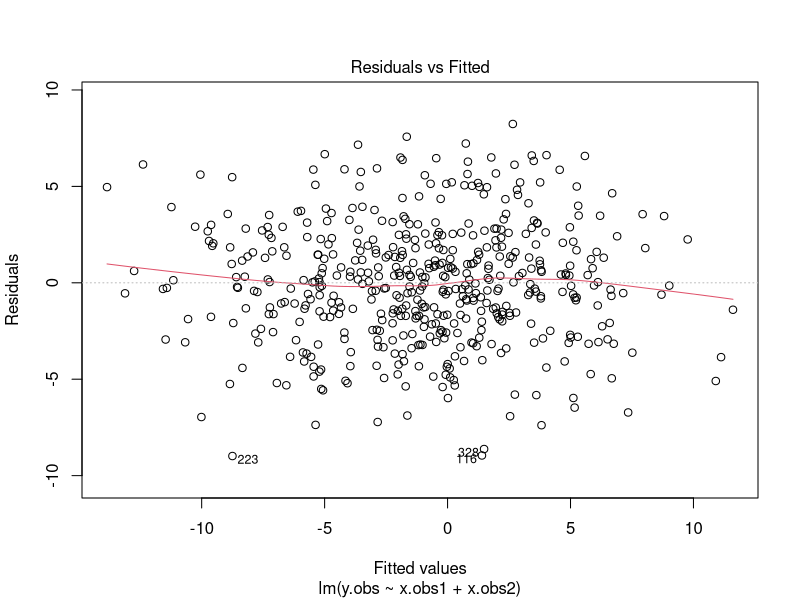
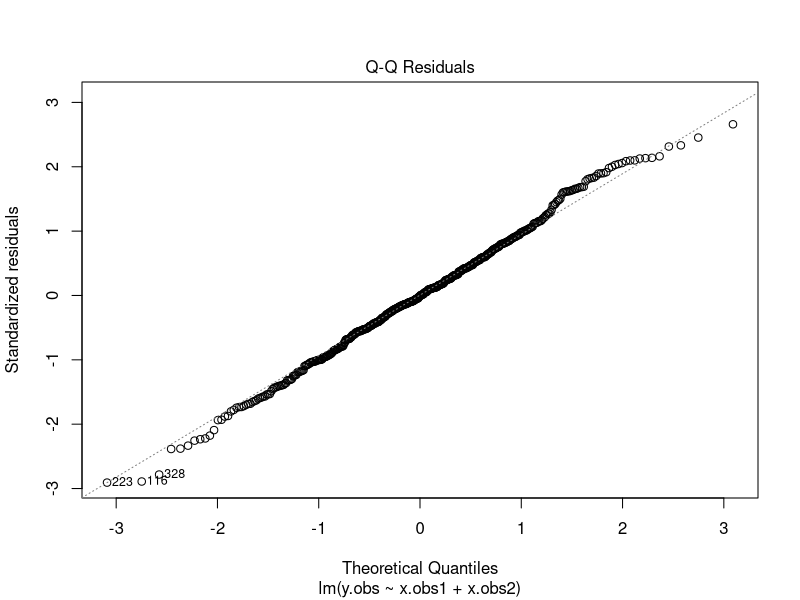
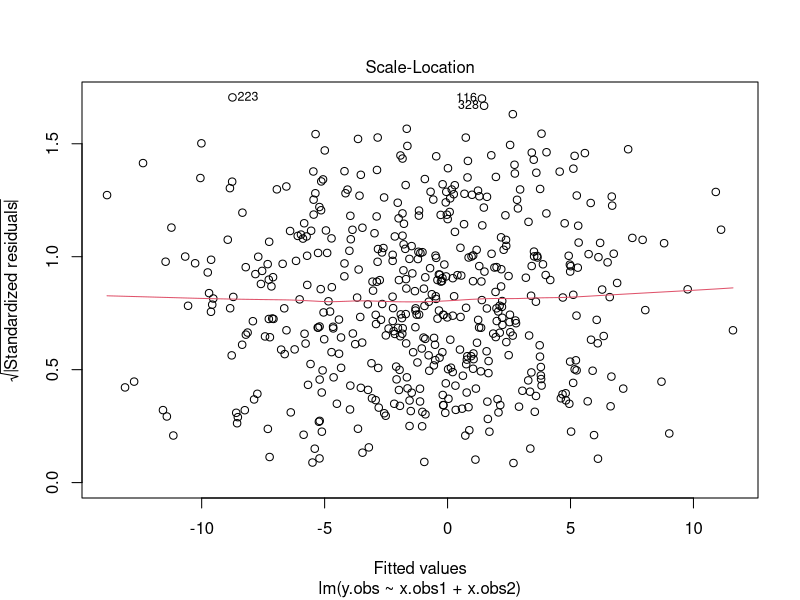
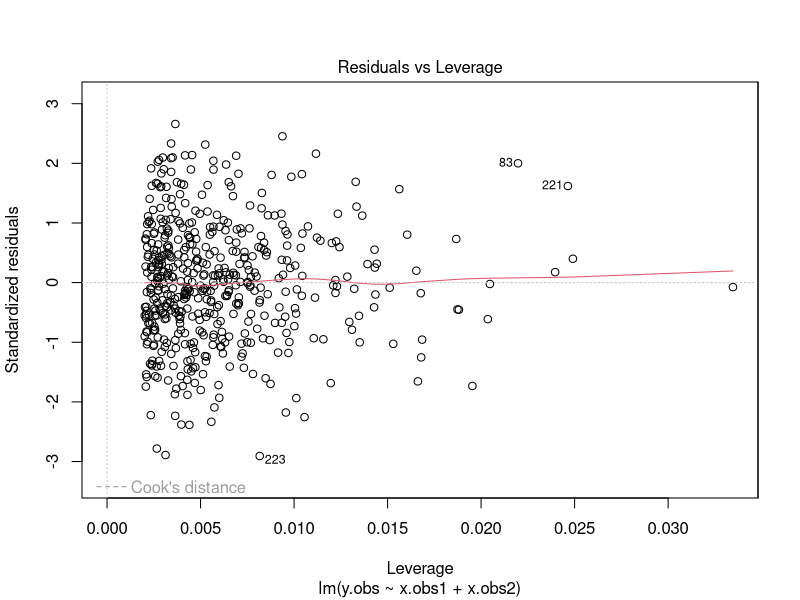

Generate these figures, in order, with R:
## ---- chunk 1
knitr::opts_chunk$set(echo = TRUE)
## ---- chunk 2

#We'll import the package mvtnorm in order to simulate the errors between 
#the errors. This is really important since we need to capture the dependence 
#structure between the noise terms. 

library(mvtnorm)

#Setting a seed for replicability
set.seed(1111)

#We define all the invariant true parameter values here. 
#Defining the hypothetical sample size, n, for all our samples
n = 500

#Generating the errors. 
#We define rho here to be the correlation coefficient. 
sigma = 3; rho = 0.5

#Generating errors following Chapter 2 of my dissertation.
cov.eps = matrix(c(1, rho*sigma, rho*sigma, sigma^2), nrow = 2, ncol = 2)

#Generating some covariates and responses for the selection process. We will 
#again opt, for simplicity, to generate normally-distributed data. 

cov.x = matrix(c(2.25, 0.2*1.5*1, 0.2*1.5*1, 1), nrow = 2, ncol = 2)

#Defining beta and alpha as in Chapter 2 of my dissertation. 
beta = c(-1, 1, 4)
alpha = c(1.5, 2, 3)

## ---- chunk 3
#Code from example 1. 

#Defining our Tobit-2 Model here, taken from example 1.
#This takes inputs init, the inital value from where the parameter estimate is 
#evaluated from, out, the responses of the observed model, sel, the responses 
#of the selection model, deso, the design matrix for the observed model, less the 
#first column, dess, the design matrix for the selection process less the first 
#column, method, the optimisation method, and maxit, the maximum number of 
#iterations, with default number 100.
MLETobit2 = function(init, out, sel, deso, dess, beta_par = 0,
                     method = "nlminb", maxit = 100){
  #Converting the inputs out and sel into vectors.
  out = as.vector(out); sel = as.vector(sel)
  #Defining x1 and w1 as the design matrices of the observed and selection 
  #processes respectively by adding back the missing column of 1's.
  x1 = as.matrix(cbind(1, deso)); w1 = as.matrix(cbind(1, dess))
  #Defining p and q as the number of columns of x1 and w1 respectively. 
  p = ncol(x1); q = ncol(w1)
  #Defining a function which evaluates the log-likelihood of the Tobit-2 model,
  #loglik. This takes in as inputs a parameter vector, par. 
  loglik = function(par){
    #Reparametrising sigma and rho in our model, using an exponential and a 
    #tanh link. 
    sigma = exp(par[1]); rho = tanh(par[2]) 
    #Defining our linear regression coefficients for the observed model, beta, 
    #and that for the selection model, alpha. 
    #TODO: Reparametrise beta = beta.tilde
    beta = par[c(3:(p+2))]; alpha = par[(p+3):(p+q+2)]
    #Reparametrisation if beta_par = 1
    if(beta_par){
      beta = beta/sigma
    }
    x_beta = x1%*%beta; w_alpha = w1%*%alpha
    #Defining inds0 and inda1 as indicators corresponding to the selection 
    #criterion, which can be seen in chapter 2. 
    inds0 = (sel == 0); inds1 = (sel == 1)
    #Evaluating the log-likelihood of the Tobit-2 model as given in Chapter 2. 
    ll = sum(pnorm(-w_alpha[inds0], log = T)) + 
         sum(pnorm( (w_alpha[inds1] + rho*(out[inds1] - x_beta[inds1])/sigma)/
                      sqrt(1 - rho^2), log = T)) + 
    #MODIFICATION: compressed the explicit evaluation of the normal component of
    #the observed processes into the dnorm function, as the distribution is a
    #N(x_beta, sigma^2) distributed random variable from proof (INSERT). 
         sum(dnorm(out[inds1], mean = x_beta[inds1], sd = sigma, log = T))
    #Returning the log-loss, which we will minimise using the optim commands. 
    #This is because optim and nlminb are principally minimisation algorithms, 
    #so returning the log-loss is more efficient here. 
    return(-ll)
  }
  #Conditional to evaluate the optimal value using nlminb if specified
  #(by default).
  if(method == "nlminb"){ 
    OPT = nlminb(init, loglik, control = list(iter.max = maxit))
  } 
  #Conditional to evaluate the optimal value using the optim() function
  else{
    #Using optim to 
    OPT = optim(init, loglik, control = list(maxit = maxit), method = method)
  }
  #Storing the MLES in a vector, remembering to undo the links defined above. 
  MLE = c(exp(OPT$par[1]), tanh(OPT$par[2]), OPT$par[-c(1,2)])
  #Creating a vector of estimate names...
  names(MLE) = c("sigma", "rho", "intercept", paste(paste("beta_hat[,", 1:(p-1), 
    sep = "" ),"]", sep = ""), "intercept", paste(paste("alpha_hat[,", 1:(q-1), 
    sep = "" ),"]", sep = "")) 
  #Storing all our outputs in the list outf.
  outf = list(loglik = loglik, OPT = OPT, MLE = MLE)
  #Returning outf as the function output. 
  return(outf)
}
npar = 8

## ---- chunk 4
#We're going to report the mean absolute deviation (MAD) of each parameter in
#all possible scenarios to answer the simulation study.
#Creating three matrices for the three mean
#Defining the number of simulations as n.sims. 
n.sims = 500
#Define the matrix bias.true as a matrix with rows representing 
#the simulated samples, and columns equal to the length of beta and alpha. 
bias.true = matrix(NA, nrow = n.sims, ncol = length(c(beta, alpha)))
#Defining the matrix bias.linreg.mat as a matrix with rows being the simulation
#index, and columns being the variables of ONLY the observed process' regression
#coefficients beta, for the case where we ignore the selection process 
#(ignorant model)
bias.linreg.mat = matrix(NA, nrow = n.sims, ncol = length(beta))
#Defining the matrix bias.misspec.obs.mat as a matrix with rows representing 
#the simulation index, and columns only being the observed process's 
#regression coefficients, beta, in the case of misspecification of the selection
#process. 
bias.misspec.obs.mat = matrix(NA, nrow = n.sims, ncol = length(beta))
#Same as above, but here the columns represent the selection process regression
#coefficients, less the last one, as the misspecified model drops the 
#corresponding covariate.
bias.misspec.sel.mat = matrix(NA, nrow = n.sims, ncol = length(alpha)-1)
#Define an empty vector called missingness. 
missingness = c()

#For loop iterating over all the samples necessary
for (i in 1:n.sims){
  #For replicability set the seed here to be the dummy variable i. 
  set.seed(i)
  
  #Generating a vector of noise variables with rmvnorm() to preserve the 
  #correlation structure. 
  eps = rmvnorm(n, sigma = cov.eps)
  #Isolating the selection and observable processes' noises. 
  eps.sel = eps[,1]
  eps.obs = eps[,2]
  
  #Generating some covariates and responses for the selection process. We will 
  #again opt, for simplicity, to generate normally-distributed data.
  
  dm.obs = rmvnorm(n, sigma = cov.x)
  x.obs1 = dm.obs[,1]
  x.obs2 = dm.obs[,2]
  
  #Defining the observable response latent variable y.obs as in Chapter 2 of my
  #dissertation. 
  y.obs = cbind(1, dm.obs) %*% beta + eps.obs
  
  #Generating some covariates and responses for the selection process. We will 
  #opt, for simplicity, to generate normally-distributed data. 
    
  x.sel1 = rnorm(n, 0, 0.5)
  x.sel2 = rnorm(n, 0, 2)
  dm.sel = cbind(x.sel1, x.sel2)

  #Defining the selection latent variable y.sel as in Chapter 2 of 
  #my dissertation. 
  y.sel = cbind(1, dm.sel) %*% alpha + eps.sel
  #Defining the selection variable to be the indication with condition 
  #y.sel exceeding zero. 
  select = y.sel > 0
  #Defining the ith element of missingness as the sample proportion of select. 
  missingness[i] = mean(select)
  
  #Applying the MLETobit2 function, and storing the output in OPT. 
  OPT = MLETobit2(rep(0, npar), out = y.obs, sel = select, deso = dm.obs, 
          dess = dm.sel, maxit = 1E3)
  
  #Defining the MLE to be the MLE obtained by the Tobit-2 function. 
  MLE = OPT$MLE
  
  #Defining the bias from the correctly specified model as the ith row of the 
  #dataframe bias.true. 
  bias.true[i, ] = as.numeric(MLE[-c(1:2)] - c(beta, alpha))
  
  #Defining the linear regression model linreg as the model only containing the
  #observable process, ignoring the selection process (ignorant model)
  linreg = lm(y.obs ~ x.obs1 + x.obs2)
  
  #Calculating the bias from 
  bias.linreg.mat[i, ] = as.numeric(coef(linreg) - beta)
  
  #Defining dm.sel.misspec, the misspecified selection design matrix, with only
  #the first covariate, x.sel1. 
  dm.sel.misspec = x.sel1
  #Running the MLETobit2 function for the misspecified model, and storing the 
  #output in OPT.misspec.
  OPT.misspec = MLETobit2(rep(0, npar-1), out = y.obs, sel = select, 
                          deso = dm.obs, dess = dm.sel.misspec)
  #Storing the MLEs of the misspecified model in MLE.misspec. 
  MLE.misspec = OPT.misspec$MLE
  #Calculating the bias of the observable process in the misspecifed model for   
  #simulation i,  and storing it in row i of bias.misspec.obs.mat. 
  bias.misspec.obs.mat[i, ] = MLE.misspec[c(3:5)] - beta
  #Same thing but with the selection process instead. 
  bias.misspec.sel.mat[i, ] = MLE.misspec[c(6:7)] - alpha[-3]
}
#Evaluating the column means of ALL the matrices to report as the mean absolute
#deviations using colMeans().
colMeans(abs(bias.true))
colMeans(abs(bias.linreg.mat))
colMeans(abs(bias.misspec.obs.mat))
colMeans(abs(bias.misspec.sel.mat))
#Evaluating the average proportion of missing data in all samples as the 1 minus
#the mean of missingness. 
1-mean(missingness)
## ---- chunk 5
#Section based on Rubio (2024). 
#Assume the regression coefficients are -1, 1, 3.
lin.pred.coeffs = c(-1, 1, 3)

#Defining the matrices to store the sample absolute deviations for the correct 
#linear model, the misspecifed linear model, the correct logistic model and 
#the misspecified logistic model. 
coeff.lm.true = matrix(NA, ncol = 3, nrow = n)
coeff.lm.misspec = matrix(NA, ncol = 2, nrow = n)
coeff.logit.true = matrix(NA, ncol = 3, nrow = n)
coeff.logit.misspec = matrix(NA, ncol = 2, nrow = n)

#Iteration counter from 1 to n as a generic iteration counter. 
for (i in 1:n){
  #Setting seed to i. 
  set.seed(i)
  #Generating a matrix of independent standard normal covariates for 
  #demonstration purposes.
  x = rmvnorm(n, mean = rep(0, 2))
  #Creating a vector of responses, y, following the form of a general linear 
  #model.
  y = cbind(1, x) %*% lin.pred.coeffs + rnorm(n)
  #Fitting the correct linear model and storing its coefficients in the ith 
  #row of coeff.lm.true.
  coeff.lm.true[i,] = as.numeric(coef(lm(y ~ x[,1] + x[, 2])))
  #Fitting the misspecified linear model and storing its coefficients in the ith 
  #row of coeff.lm.misspec.
  coeff.lm.misspec[i, ] = as.numeric(coef(lm(y ~ x[,1])))
  #Creating a vector of responses, y2, following the form of a logistic model. 
  y2 = rbinom(n, 1, prob = pnorm(q = cbind(1, x) %*% lin.pred.coeffs))
  ##Fitting the correct logistic model and storing its coefficients in the ith 
  #row of coeff.logit.true.
  coeff.logit.true[i, ] = as.numeric(coef(glm(y2 ~ x[,1] + x[,2], family = 
                                                binomial(link = "probit"))))
  #Fitting the correct misspecified model and storing its coefficients in the 
  #ith row of coeff.logit.misspec.
  coeff.logit.misspec[i, ] = as.numeric(coef(glm(y2 ~ x[,1], 
                                          family = binomial(link = "probit"))))
}
#Taking the means of all the columns to report for this simulation study using
#colMeans(). 
colMeans(coeff.lm.true)
colMeans(coeff.lm.misspec)
colMeans(coeff.logit.true)
colMeans(coeff.logit.misspec)
## ---- chunk 6

#Same procedure as in simulation study; comments not included here 
#for conciseness. Only change is setting i = 1. 
i = 1
set.seed(i)

eps = rmvnorm(n, sigma = cov.eps)
eps.sel = eps[,1]
eps.obs = eps[,2]

dm.obs = rmvnorm(n, sigma = cov.x)
x.obs1 = dm.obs[,1]
x.obs2 = dm.obs[,2]
y.obs = cbind(1, dm.obs) %*% beta + eps.obs

  
x.sel1 = rnorm(n, 0, 0.5)
x.sel2 = rnorm(n, 0, 2)
dm.sel = cbind(x.sel1, x.sel2)

y.sel = cbind(1, dm.sel) %*% alpha + eps.sel
select = y.sel > 0

OPT = MLETobit2(rep(0, npar), out = y.obs, sel = select, deso = dm.obs, 
        dess = dm.sel, maxit = 1E3)
MLE = OPT$MLE
bias.true.1 = as.numeric(MLE[-c(1:2)] - c(beta, alpha))

linreg = lm(y.obs ~ x.obs1 + x.obs2)

summary(linreg)
plot(linreg)
summary(linreg)$'adj.r.squared'

bias.linreg.mat.1 = as.numeric(coef(linreg) - beta)

dm.sel.misspec = x.sel1
OPT.misspec = MLETobit2(rep(0, npar-1), out = y.obs, sel = select, 
                        deso = dm.obs, dess = dm.sel.misspec)

bias.true.1
bias.linreg.mat.1
OPT.misspec
MLE.misspec = OPT.misspec$MLE

